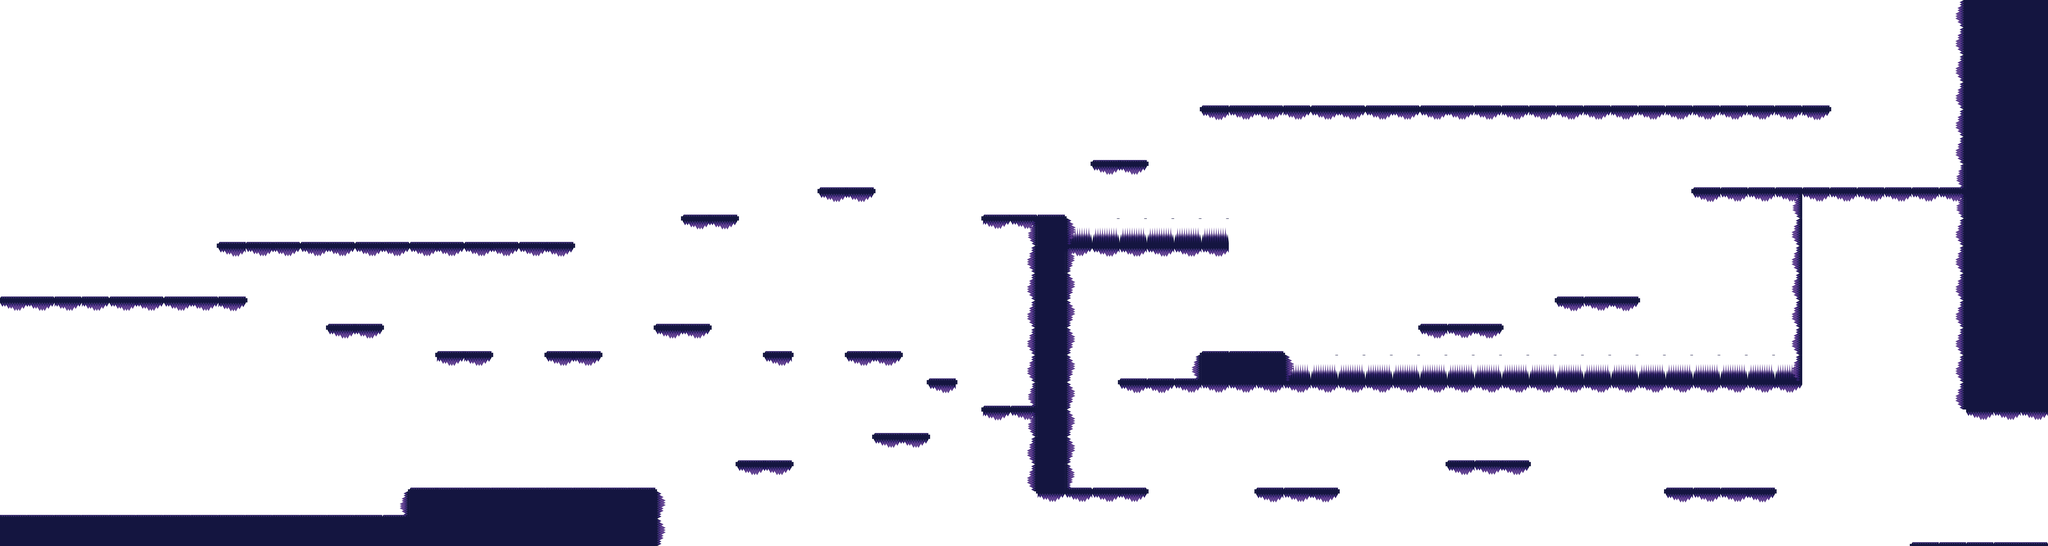

This game map was drawn from its Tiled (.tmx) file and the tilesets committed beside it. A one-line description and the trimmed map source follow:
An orthogonal 75x20 tile map with 64x64 px tiles, 1 tile layer (tilesheet), 1 hidden layer not drawn, 2 tilesets and 132 objects (49x agarre, 29x plataformaHorizontal, 9x objetoInteractivo, 6x plataformaVertical, 6x item, ...).

<map version="1.0" orientation="orthogonal" renderorder="right-down" width="75" height="20" tilewidth="64" tileheight="64" backgroundcolor="#ffffff" nextobjectid="588">
 <tileset firstgid="1" name="tileset" tilewidth="64" tileheight="64" tilecount="49" columns="7">
  <image source="tileset.png" width="448" height="448" />
 </tileset>
 <tileset firstgid="50" name="imageCollection" tilewidth="2480" tileheight="2284" tilecount="5" columns="0">
  <tile id="0">
   <image width="2480" height="475" source="elements game space-05.png" />
  </tile>
  <tile id="1">
   <image width="2480" height="475" source="elements game space-01.png" />
  </tile>
  <tile id="2">
   <image width="463" height="1280" source="elements game space-03.png" />
  </tile>
  <tile id="3">
   <image width="473" height="578" source="elements game space-02.png" />
  </tile>
  <tile id="4">
   <image width="362" height="578" source="elements game space-04.png" />
  </tile>
 </tileset>
 <objectgroup name="fondoDeco1" visible="0" />
 <objectgroup name="fondoDeco2" visible="0">
  <object id="582" gid="54" x="2560" y="384" width="362" height="578" />
  <object id="583" gid="54" x="1088" y="384" width="362" height="578" />
 </objectgroup>
 <objectgroup name="fondoDeco3" visible="0">
  <object id="576" gid="53" x="1600" y="1408" width="473" height="578" />
  <object id="577" gid="53" x="-64" y="1344" width="473" height="578" />
  <object id="578" gid="53" x="4032" y="1408" width="473" height="578" />
 </objectgroup>
 <objectgroup name="fondoMiddle" visible="0">
  <object id="575" gid="52" x="1536" y="1280" width="463" height="1280" />
 </objectgroup>
 <objectgroup name="fondoTop" visible="0">
  <object id="572" gid="51" x="0" y="475" width="2480" height="475" />
  <object id="573" gid="51" x="2307" y="475" width="2493" height="475" />
 </objectgroup>
 <objectgroup name="fondoBottom" visible="0">
  <object id="569" gid="50" x="0" y="1280" width="2480" height="475" />
  <object id="570" gid="50" x="2368" y="1280" width="2480" height="475" />
 </objectgroup>
 <imagelayer name="backdrop" x="128" y="64" visible="0" offsetx="128" offsety="64">
  <image source="level0_background.png" width="2400" height="1280" />
 </imagelayer>
 <layer name="tilesheet" width="75" height="20">
  <properties>
   <property name="tilesheet" value="tileset.png" />
  </properties>
  <data>[1500 cells, 524 non-empty, 24 distinct tile ids]</data>
 </layer>
 <objectgroup name="entities" opacity="0.39">
  <object id="1" name="checkPoint" type="checkPoint" x="71.03" y="1154.18" rotation="-302.71">
   <properties>
    <property name="checkPoint" value="0" />
   </properties>
   <polyline points="6,-1e-10 -9,0" />
  </object>
  <object id="76" name="plataformaConMovimientoVertical" type="objetoInteractivo" x="1280" y="320" width="32" height="256">
   <properties>
    <property name="bodyType" value="kinematic" />
    <property name="esRompible" value="0" />
    <property name="esSensor" value="0" />
    <property name="material" value="acero" />
    <property name="puedeRotar" value="0" />
    <property name="recorridoY" value="250" />
    <property name="sentidoInicial" value="1" />
    <property name="subeYBaja" value="0" />
    <property name="userDataBody" value="body_objetoInteractivo" />
    <property name="userDataShape" value="shape_objetoInteractivo" />
    <property name="velocityY" value="200" />
   </properties>
  </object>
  <object id="77" name="palanca" type="objetoInteractivo" x="1230.76" y="545.424" width="7" height="35" rotation="25">
   <properties>
    <property name="bodyType" value="kinematic" />
    <property name="esRompible" value="0" />
    <property name="esSensor" value="0" />
    <property name="isReady" value="1" />
    <property name="linked_id" value="76" />
    <property name="material" value="acero" />
    <property name="puedeRotar" value="1" />
    <property name="rotaSentidoReloj" value="0" />
    <property name="userDataBody" value="body_palanca" />
    <property name="userDataShape" value="shape_palanca" />
   </properties>
  </object>
  <object id="172" name="rectAgarreIzq" type="agarre" x="958" y="1152" width="2" height="2">
   <properties>
    <property name="bodyType" value="static" />
    <property name="esRompible" value="0" />
    <property name="esSensor" value="0" />
    <property name="material" value="acero" />
    <property name="puedeRotar" value="0" />
    <property name="userDataBody" value="rectAgarreIzq" />
    <property name="userDataShape" value="shape_rectAgarreIzq" />
   </properties>
  </object>
  <object id="177" name="rectAgarreDer" type="agarre" x="1536" y="1152" width="2" height="2">
   <properties>
    <property name="bodyType" value="static" />
    <property name="esRompible" value="0" />
    <property name="esSensor" value="0" />
    <property name="material" value="acero" />
    <property name="puedeRotar" value="0" />
    <property name="userDataBody" value="rectAgarreDer" />
    <property name="userDataShape" value="shape_rectAgarreDer" />
   </properties>
  </object>
  <object id="227" name="bola" type="elipse" x="2533.34" y="1119.16" width="25" height="25">
   <properties>
    <property name="bodyType" value="dynamic" />
    <property name="destroyOnTouch" value="0" />
    <property name="estatico" value="0" />
    <property name="magnet" value="1" />
    <property name="material" value="acero" />
    <property name="puedeRotar" value="1" />
    <property name="sentidoFuerza" value="0" />
    <property name="sentidoX" value="0" />
    <property name="userDataBody" value="bola" />
    <property name="userDataShape" value="bolaShape" />
   </properties>
   <ellipse />
  </object>
  </objectgroup>
</map>
<!-- 116 of 132 objects omitted -->